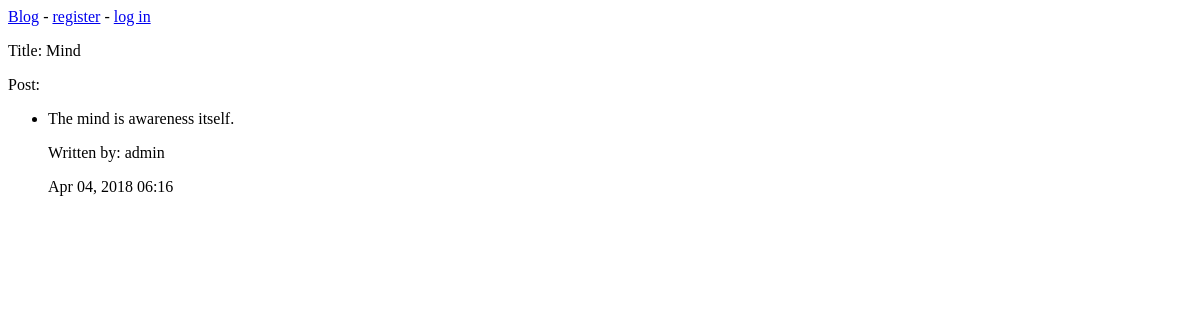
Before: /post/2/ with the older database file.
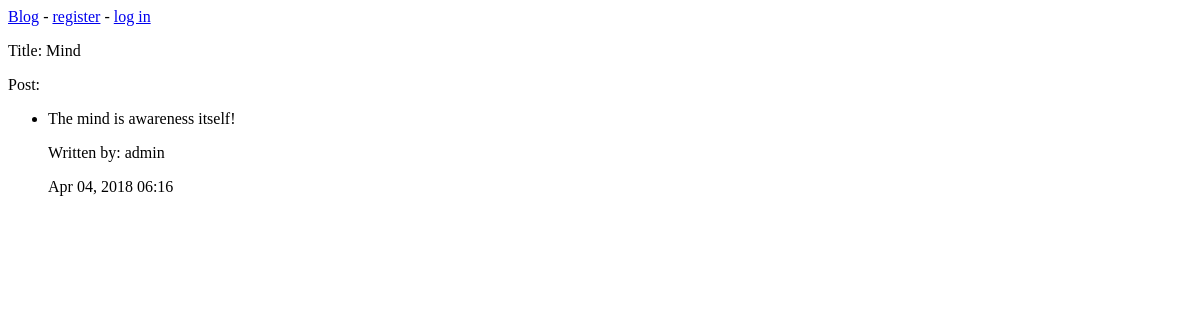
After: the same page with the newer database file.
### blogs/models.py (models this page shows)
class BlogPost(models.Model):
	title = models.CharField(max_length=200)
	text = models.TextField()
	date_added = models.DateTimeField(auto_now_add=True)
	owner = models.ForeignKey(User)
	class Meta:
		verbose_name_plural = 'Blog Posts'
	def __str__(self):
		return self.title

### blogs/views.py (the view)
# urls.py: url(r'^post/(?P<post_id>\d+)/$', views.post, name='post'),
def post(request, post_id):
	post = BlogPost.objects.get(id=post_id)
	context = {'post': post,'user': request.user}
	return render(request, 'blogs/post.html', context)

### blogs/templates/blogs/post.html (shortened to what this page needs)
{% extends 'blogs/base.html' %}
{% block content %}
	<p>Title: {{ post }}</p>
	<p>Post:</p>
	<ul>
	{% if post %}
		<li>
			<p>{{ post.text|linebreaks }}</p>
			<p>Written by: {{ post.owner}}</p>
			<p>{{ post.date_added|date:'M d, Y H:i' }}</p>
		</li>
	{% else %}
		<li>
			There are no entries for this topic yet.
		</li>
	{% endif %}
	</ul>
{% endblock content %}

### blogs/templates/blogs/base.html
<p>
	<a href="{% url 'blogs:index' %}">Blog</a> -
	{% if user.is_authenticated %}
		Hello, {{ user.username }}.
		<a href="{% url 'users:logout' %}">log out</a>
	{% else %}
		<a href="{% url 'users:register' %}">register</a> -
		<a href="{% url 'users:login' %}">log in</a>
	{% endif %}
</p>
{% block content %}{% endblock content %}

Changed rows visible on the page:
changed BlogPost "Mind": text "The mind is awareness itself." → "The mind is awareness itself!"
